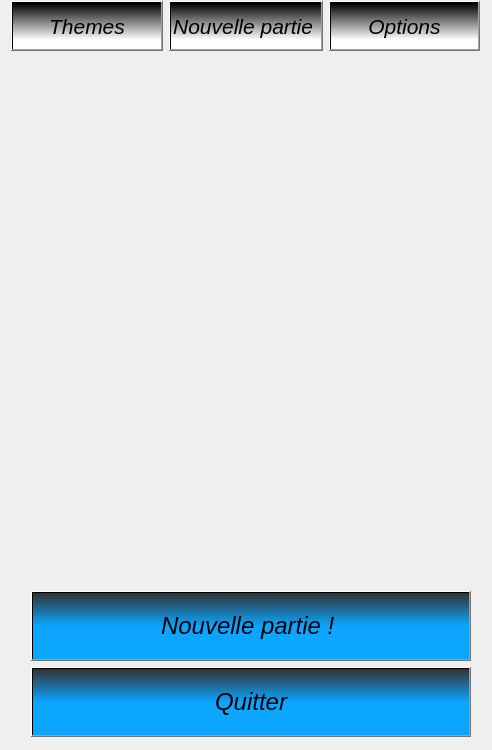
<?xml version="1.0" encoding="UTF-8"?>
<ui version="4.0">
 <class>MainWindow</class>
 <widget class="QMainWindow" name="MainWindow">
  <property name="geometry">
   <rect>
    <x>0</x>
    <y>0</y>
    <width>492</width>
    <height>750</height>
   </rect>
  </property>
  <property name="minimumSize">
   <size>
    <width>492</width>
    <height>698</height>
   </size>
  </property>
  <property name="maximumSize">
   <size>
    <width>1212121</width>
    <height>1212121</height>
   </size>
  </property>
  <property name="mouseTracking">
   <bool>true</bool>
  </property>
  <property name="windowTitle">
   <string>The Little Rocks game</string>
  </property>
  <property name="styleSheet">
   <string notr="true">background-image: url(:/Images/mordor.jpg);</string>
  </property>
  <widget class="QWidget" name="centralWidget">
   <property name="styleSheet">
    <string notr="true"/>
   </property>
   <widget class="QLabel" name="labelPlateau">
    <property name="geometry">
     <rect>
      <x>10</x>
      <y>110</y>
      <width>471</width>
      <height>471</height>
     </rect>
    </property>
    <property name="mouseTracking">
     <bool>true</bool>
    </property>
    <property name="text">
     <string/>
    </property>
    <property name="pixmap">
     <pixmap resource="Images.qrc">:/Images/plateauHerbe.png</pixmap>
    </property>
    <property name="scaledContents">
     <bool>true</bool>
    </property>
   </widget>
   <widget class="QLabel" name="label_2">
    <property name="geometry">
     <rect>
      <x>90</x>
      <y>60</y>
      <width>191</width>
      <height>41</height>
     </rect>
    </property>
    <property name="styleSheet">
     <string notr="true">color : #DDD;font: 63 italic 14pt 'URW Chancery L';background:rgba(0,0,0,0)</string>
    </property>
    <property name="text">
     <string/>
    </property>
    <property name="alignment">
     <set>Qt::AlignCenter</set>
    </property>
   </widget>
   <widget class="QWidget" name="layoutWidget">
    <property name="geometry">
     <rect>
      <x>0</x>
      <y>-10</y>
      <width>491</width>
      <height>71</height>
     </rect>
    </property>
    <layout class="QHBoxLayout" name="horizontalLayout">
     <item>
      <widget class="QPushButton" name="pushButtonThemes">
       <property name="minimumSize">
        <size>
         <width>0</width>
         <height>50</height>
        </size>
       </property>
       <property name="focusPolicy">
        <enum>Qt::NoFocus</enum>
       </property>
       <property name="layoutDirection">
        <enum>Qt::LeftToRight</enum>
       </property>
       <property name="styleSheet">
        <string notr="true">background:qlineargradient(spread:pad, x1:0, y1:0, x2:0, y2:0.8, stop:0 rgba(0, 0, 0, 255), stop:1 rgba(255, 255, 255, 255));
color:black;
font: 63 italic 16pt</string>
       </property>
       <property name="text">
        <string>Themes</string>
       </property>
       <property name="autoDefault">
        <bool>false</bool>
       </property>
       <property name="default">
        <bool>false</bool>
       </property>
       <property name="flat">
        <bool>false</bool>
       </property>
      </widget>
     </item>
     <item>
      <widget class="QPushButton" name="pushButtonNewGameHaut">
       <property name="minimumSize">
        <size>
         <width>0</width>
         <height>50</height>
        </size>
       </property>
       <property name="focusPolicy">
        <enum>Qt::NoFocus</enum>
       </property>
       <property name="layoutDirection">
        <enum>Qt::LeftToRight</enum>
       </property>
       <property name="styleSheet">
        <string notr="true">background:qlineargradient(spread:pad, x1:0, y1:0, x2:0, y2:0.8, stop:0 rgba(0, 0, 0, 255), stop:1 rgba(255, 255, 255, 255));
color:black;
font: 63 italic 16pt</string>
       </property>
       <property name="text">
        <string>Nouvelle partie </string>
       </property>
       <property name="autoDefault">
        <bool>false</bool>
       </property>
       <property name="default">
        <bool>false</bool>
       </property>
       <property name="flat">
        <bool>false</bool>
       </property>
      </widget>
     </item>
     <item>
      <widget class="QPushButton" name="pushButtonOptions">
       <property name="minimumSize">
        <size>
         <width>0</width>
         <height>50</height>
        </size>
       </property>
       <property name="focusPolicy">
        <enum>Qt::NoFocus</enum>
       </property>
       <property name="layoutDirection">
        <enum>Qt::LeftToRight</enum>
       </property>
       <property name="styleSheet">
        <string notr="true">background:qlineargradient(spread:pad, x1:0, y1:0, x2:0, y2:0.8, stop:0 rgba(0, 0, 0, 255), stop:1 rgba(255, 255, 255, 255));
color:black;
font: 63 italic 16pt</string>
       </property>
       <property name="text">
        <string>Options</string>
       </property>
       <property name="autoDefault">
        <bool>false</bool>
       </property>
       <property name="default">
        <bool>false</bool>
       </property>
       <property name="flat">
        <bool>false</bool>
       </property>
      </widget>
     </item>
    </layout>
   </widget>
   <widget class="QLabel" name="labelIconPlayer">
    <property name="geometry">
     <rect>
      <x>290</x>
      <y>60</y>
      <width>91</width>
      <height>41</height>
     </rect>
    </property>
    <property name="styleSheet">
     <string notr="true">color : #7C5A0D ;font: 63 italic 14pt 'URW Chancery L';background:rgba(0,0,0,0)</string>
    </property>
    <property name="text">
     <string/>
    </property>
    <property name="alignment">
     <set>Qt::AlignCenter</set>
    </property>
   </widget>
   <widget class="QPushButton" name="pushButtonNewGame">
    <property name="geometry">
     <rect>
      <x>31</x>
      <y>591</y>
      <width>440</width>
      <height>70</height>
     </rect>
    </property>
    <property name="minimumSize">
     <size>
      <width>440</width>
      <height>70</height>
     </size>
    </property>
    <property name="maximumSize">
     <size>
      <width>440</width>
      <height>16777215</height>
     </size>
    </property>
    <property name="focusPolicy">
     <enum>Qt::StrongFocus</enum>
    </property>
    <property name="layoutDirection">
     <enum>Qt::LeftToRight</enum>
    </property>
    <property name="styleSheet">
     <string notr="true">background:qlineargradient(spread:pad, x1:0, y1:0, x2:0, y2:0.5, stop:0 rgba(50, 50, 50,255), stop:1 rgba(12, 165, 255, 255));
color:black;
font: 63 italic 18pt</string>
    </property>
    <property name="text">
     <string>Nouvelle partie ! </string>
    </property>
    <property name="autoDefault">
     <bool>false</bool>
    </property>
    <property name="default">
     <bool>false</bool>
    </property>
    <property name="flat">
     <bool>false</bool>
    </property>
   </widget>
   <widget class="QPushButton" name="pushButtonQuitter">
    <property name="geometry">
     <rect>
      <x>31</x>
      <y>667</y>
      <width>440</width>
      <height>70</height>
     </rect>
    </property>
    <property name="minimumSize">
     <size>
      <width>440</width>
      <height>70</height>
     </size>
    </property>
    <property name="maximumSize">
     <size>
      <width>440</width>
      <height>16777215</height>
     </size>
    </property>
    <property name="styleSheet">
     <string notr="true">background:qlineargradient(spread:pad, x1:0, y1:0, x2:0, y2:0.5, stop:0 rgba(50, 50, 50,255), stop:1 rgba(12, 165, 255, 255));
color:black;
font: 63 italic 18pt</string>
    </property>
    <property name="text">
     <string>Quitter</string>
    </property>
   </widget>
   <zorder>layoutWidget</zorder>
   <zorder>layoutWidget</zorder>
   <zorder>labelPlateau</zorder>
   <zorder>label_2</zorder>
   <zorder>labelIconPlayer</zorder>
  </widget>
 </widget>
 <layoutdefault spacing="6" margin="11"/>
 <resources>
  <include location="Images.qrc"/>
 </resources>
 <connections/>
</ui>
